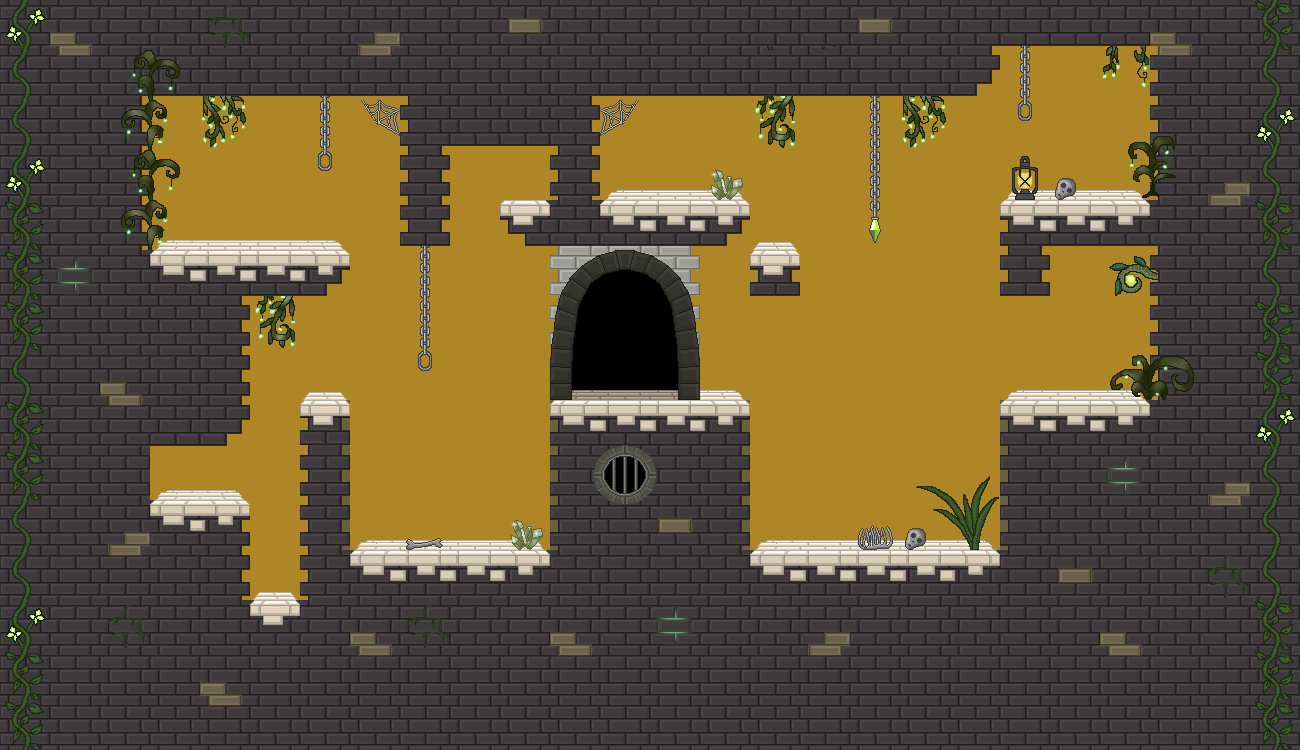

Tiled map render using the project's own tile images. Description and the map definition, with tile-layer contents summarised, below:
An orthogonal 26x15 tile map with 50x50 px tiles, 8 tile layers (BG 1, BG 2, BG 3, BG 4, ...), 2 hidden layers not drawn, 4 tilesets and 30 objects.

<map version="1.2" tiledversion="1.2.5" orientation="orthogonal" renderorder="right-down" width="26" height="15" tilewidth="50" tileheight="50" infinite="0" backgroundcolor="#af8626" nextlayerid="15" nextobjectid="195">
 <properties>
  <property name="backgroundlayers" value="-1.0,res/level/etozhideout/layer_inf.png" />
  <property name="dimming" value="0.4" />
  <property name="musicpath" value="res/music/cave.ogg" />
  <property name="tilesetpath" value="res/level/etozhideout/tileset_level_etozhideout.png" />
 </properties>
 <tileset firstgid="1" name="tileset_level_etozhideout" tilewidth="50" tileheight="50" spacing="2" margin="1" tilecount="784" columns="28">
  <image source="tileset_level_etozhideout.png" width="1500" height="1500" />
  <tile id="69">
   <objectgroup draworder="index" />
  </tile>
  <tile id="70">
   <objectgroup draworder="index" />
  </tile>
  <tile id="71">
   <properties>
    <property name="light" value="40,30,100,150,0.5" />
   </properties>
   <objectgroup draworder="index" />
   <animation>
    <frame tileid="71" duration="100" />
    <frame tileid="99" duration="100" />
    <frame tileid="127" duration="100" />
   </animation>
  </tile>
  <tile id="127">
   <properties>
    <property name="light" value="25,25,100,150,0.8" />
   </properties>
   <objectgroup draworder="index" />
  </tile>
  <tile id="132">
   <properties>
    <property name="light" value="25,15,150,100,1.0" />
   </properties>
   <objectgroup draworder="index" />
  </tile>
  <tile id="168">
   <properties>
    <property name="light" value="25,25,150,150,0.6" />
   </properties>
   <objectgroup draworder="index" />
  </tile>
  <tile id="177">
   <properties>
    <property name="light" value="25,25,100,100,0.5" />
   </properties>
   <objectgroup draworder="index" />
  </tile>
  <tile id="178">
   <properties>
    <property name="light" value="25,25,100,100,0.2" />
   </properties>
   <objectgroup draworder="index" />
  </tile>
  <tile id="229">
   <properties>
    <property name="light" value="25,25,100,100,0.3" />
   </properties>
   <objectgroup draworder="index" />
  </tile>
  <tile id="261">
   <properties>
    <property name="light" value="25,25,150,150,0.8" />
   </properties>
   <objectgroup draworder="index" />
  </tile>
  <tile id="300">
   <properties>
    <property name="light" value="25,30,100,150,1.0" />
   </properties>
   <objectgroup draworder="index" />
  </tile>
  <tile id="374">
   <properties>
    <property name="light" value="25,30,50,70,1.0" />
   </properties>
   <objectgroup draworder="index" />
  </tile>
  <tile id="377">
   <properties>
    <property name="light" value="50,25,100,100,0.4" />
   </properties>
   <objectgroup draworder="index" />
  </tile>
  <tile id="535">
   <properties>
    <property name="light" value="35,35,100,100,0.5" />
   </properties>
   <objectgroup draworder="index" />
  </tile>
  <tile id="536">
   <properties>
    <property name="light" value="30,30,100,100,0.5" />
   </properties>
   <objectgroup draworder="index" />
  </tile>
  <tile id="538">
   <properties>
    <property name="light" value="30,30,100,100,0.9" />
   </properties>
   <objectgroup draworder="index" />
  </tile>
  <tile id="567">
   <properties>
    <property name="light" value="20,30,100,100,0.9" />
   </properties>
   <objectgroup draworder="index" />
  </tile>
  <tile id="590">
   <properties>
    <property name="light" value="25,20,60,70,0.5" />
   </properties>
   <objectgroup draworder="index" />
  </tile>
  <tile id="594">
   <properties>
    <property name="light" value="30,20,150,150,0.9" />
   </properties>
   <objectgroup draworder="index" />
  </tile>
  <tile id="595">
   <properties>
    <property name="light" value="20,45,100,150,0.9" />
   </properties>
   <objectgroup draworder="index" />
  </tile>
  <tile id="596">
   <properties>
    <property name="light" value="15,40,100,100,0.9" />
   </properties>
   <objectgroup draworder="index" />
  </tile>
  <tile id="636">
   <properties>
    <property name="light" value="5,35,100,100,0.5" />
   </properties>
   <objectgroup draworder="index" />
  </tile>
  <tile id="637">
   <properties>
    <property name="light" value="35,35,100,100,0.5" />
   </properties>
   <objectgroup draworder="index" />
  </tile>
  <tile id="690">
   <properties>
    <property name="light" value="50,20,60,70,0.5" />
   </properties>
   <objectgroup draworder="index" />
  </tile>
 </tileset>
 <tileset firstgid="785" name="tileset_level_dynamic_tiles" tilewidth="50" tileheight="50" spacing="2" margin="1" tilecount="560" columns="40">
  <image source="../../convenience/tilesets/tileset_level_dynamic_tiles.png" width="2080" height="728" />
  <tile id="3">
   <properties>
    <property name="light" value="25,30,50,70,1.0" />
   </properties>
  </tile>
 </tileset>
 <tileset firstgid="1345" name="tileset_enemies" tilewidth="50" tileheight="50" spacing="2" margin="1" tilecount="50" columns="5">
  <image source="../../convenience/tilesets/tileset_enemies.png" width="260" height="520" />
 </tileset>
 <tileset firstgid="1395" name="spritesheet_levelitems" tilewidth="50" tileheight="50" tilecount="576" columns="24">
  <image source="../../convenience/tilesets/spritesheet_levelitems.png" width="1200" height="1200" />
  <tile id="0">
   <properties>
    <property name="id" value="fo_caveberry" />
   </properties>
  </tile>
  <tile id="1">
   <properties>
    <property name="id" value="mi_goldengoblet" />
   </properties>
  </tile>
  <tile id="2">
   <properties>
    <property name="id" value="go_onecoin" />
   </properties>
  </tile>
  <tile id="3">
   <properties>
    <property name="id" value="qe_letter" />
   </properties>
  </tile>
  <tile id="4">
   <properties>
    <property name="id" value="eq_rubyring" />
   </properties>
  </tile>
  <tile id="5">
   <properties>
    <property name="id" value="fo_physalis" />
   </properties>
  </tile>
  <tile id="6">
   <properties>
    <property name="id" value="mi_candleholder" />
   </properties>
  </tile>
  <tile id="25">
   <properties>
    <property name="id" value="fo_healingherb" />
   </properties>
  </tile>
  <tile id="26">
   <properties>
    <property name="id" value="fo_glowingshroom" />
   </properties>
  </tile>
  <tile id="27">
   <properties>
    <property name="id" value="go_threecoins" />
   </properties>
  </tile>
  <tile id="28">
   <properties>
    <property name="id" value="fo_water" />
   </properties>
  </tile>
  <tile id="48">
   <properties>
    <property name="id" value="fo_cheese" />
   </properties>
  </tile>
  <tile id="49">
   <properties>
    <property name="id" value="fo_bread" />
   </properties>
  </tile>
  <tile id="50">
   <properties>
    <property name="id" value="fo_lesserhealingpotion" />
   </properties>
  </tile>
  <tile id="51">
   <properties>
    <property name="id" value="fo_rawmeat" />
   </properties>
  </tile>
  <tile id="52">
   <properties>
    <property name="id" value="we_oathbreaker" />
   </properties>
  </tile>
  <tile id="54">
   <properties>
    <property name="id" value="eq_ironring" />
   </properties>
  </tile>
  <tile id="56">
   <properties>
    <property name="id" value="co_smallpouch" />
   </properties>
  </tile>
  <tile id="59">
   <properties>
    <property name="id" value="eq_stevenhelmet" />
   </properties>
  </tile>
  <tile id="72">
   <properties>
    <property name="id" value="fo_apple" />
   </properties>
  </tile>
  <tile id="73">
   <properties>
    <property name="id" value="mi_silverplate" />
   </properties>
  </tile>
  <tile id="75">
   <properties>
    <property name="id" value="fo_roastedmeat" />
   </properties>
  </tile>
  <tile id="76">
   <properties>
    <property name="id" value="we_simplesword" />
   </properties>
  </tile>
  <tile id="96">
   <properties>
    <property name="id" value="we_inconspicuousdagger" />
   </properties>
  </tile>
  <tile id="106">
   <properties>
    <property name="id" value="ke_sewerkey" />
   </properties>
  </tile>
  <tile id="107">
   <properties>
    <property name="id" value="ke_syrahbasement" />
   </properties>
  </tile>
  <tile id="120">
   <properties>
    <property name="id" value="fo_mediumhealingpotion" />
   </properties>
  </tile>
  <tile id="144">
   <properties>
    <property name="id" value="eq_wizardhatice" />
   </properties>
  </tile>
  <tile id="145">
   <properties>
    <property name="id" value="eq_wizardhatfire" />
   </properties>
  </tile>
 </tileset>
 <layer id="1" name="BG 1" width="26" height="15">
  <data>[390 cells, 286 non-empty, 32 distinct tile ids]</data>
 </layer>
 <layer id="2" name="BG 2" width="26" height="15">
  <data>[390 cells, 51 non-empty, 24 distinct tile ids]</data>
 </layer>
 <layer id="3" name="BG 3" width="26" height="15">
  <data>[390 cells, 46 non-empty, 15 distinct tile ids]</data>
 </layer>
 <layer id="4" name="BG 4" width="26" height="15">
  <data>[390 cells, 15 non-empty, 3 distinct tile ids]</data>
 </layer>
 <layer id="5" name="BG5" width="26" height="15">
  <data>[390 cells, 62 non-empty, 9 distinct tile ids]</data>
 </layer>
 <layer id="6" name="fluid" width="26" height="15" visible="0">
  <data>[390 cells, 27 non-empty, 1 distinct tile ids]</data>
 </layer>
 <layer id="7" name="item" width="26" height="15">
  <data>[390 cells, 0 non-empty, 0 distinct tile ids]</data>
 </layer>
 <layer id="8" name="LFG 2" width="26" height="15">
  <data>[390 cells, 63 non-empty, 20 distinct tile ids]</data>
 </layer>
 <layer id="9" name="FG 1" width="26" height="15">
  <data>[390 cells, 0 non-empty, 0 distinct tile ids]</data>
 </layer>
 <layer id="10" name="collidable" width="26" height="15" visible="0">
  <data>[390 cells, 259 non-empty, 1 distinct tile ids]</data>
 </layer>
 <objectgroup id="11" name="dynamic">
  <object id="162" gid="790" x="350" y="550" width="50" height="50" />
  <object id="163" gid="790" x="500" y="550" width="50" height="50" />
  <object id="164" gid="830" x="800" y="550" width="50" height="50" />
  <object id="165" gid="830" x="900" y="550" width="50" height="50" />
  <object id="166" gid="830" x="450" y="550" width="50" height="50" />
  <object id="167" gid="870" x="950" y="550" width="50" height="50" />
  <object id="168" gid="870" x="750" y="550" width="50" height="50" />
  <object id="169" gid="870" x="400" y="550" width="50" height="50" />
  <object id="170" gid="790" x="850" y="550" width="50" height="50" />
  <object id="172" gid="830" x="250" y="600" width="50" height="50" />
  <object id="178" gid="789" x="625" y="200" width="50" height="50">
   <properties>
    <property name="gold" value="20" />
    <property name="qe_tower_2" value="1" />
   </properties>
  </object>
  <object id="179" gid="789" x="175" y="250" width="50" height="50">
   <properties>
    <property name="gold" value="10" />
    <property name="qe_tower_1" value="1" />
   </properties>
  </object>
  <object id="180" gid="789" x="1075" y="400" width="50" height="50">
   <properties>
    <property name="gold" value="40" />
    <property name="qe_tower_4" value="1" />
   </properties>
  </object>
  <object id="181" gid="789" x="1075" y="200" width="50" height="50">
   <properties>
    <property name="gold" value="30" />
    <property name="qe_tower_3" value="1" />
   </properties>
  </object>
  <object id="182" gid="786" x="700" y="350" width="50" height="50" />
  <object id="183" gid="786" x="700" y="400" width="50" height="50" />
  <object id="185" gid="786" x="300" y="350" width="50" height="50" />
  <object id="186" gid="786" x="300" y="350" width="50" height="50" />
  <object id="187" gid="786" x="300" y="400" width="50" height="50" />
  <object id="188" gid="792" x="500" y="200" width="50" height="50" />
  <object id="189" gid="884" x="600" y="500" width="50" height="50">
   <properties>
    <property name="color" value="green" />
   </properties>
  </object>
  <object id="190" gid="868" x="75" y="162.5" width="50" height="50">
   <properties>
    <property name="color" value="green" />
   </properties>
  </object>
  <object id="191" gid="868" x="1187.5" y="325" width="50" height="50">
   <properties>
    <property name="color" value="red" />
   </properties>
  </object>
  <object id="192" gid="868" x="1187.5" y="150" width="50" height="50">
   <properties>
    <property name="color" value="orange" />
   </properties>
  </object>
  <object id="193" gid="868" x="625" y="50" width="50" height="50">
   <properties>
    <property name="color" value="yellow" />
   </properties>
  </object>
  <object id="194" gid="844" x="850" y="250" width="50" height="50">
   <properties>
    <property name="color" value="green" />
   </properties>
  </object>
 </objectgroup>
 <objectgroup id="12" name="lever 1">
  <object id="173" gid="954" x="150" y="500" width="50" height="50" />
  <object id="176" gid="915" x="1000" y="350" width="50" height="50" />
  <object id="177" gid="915" x="1000" y="400" width="50" height="50" />
 </objectgroup>
 <objectgroup id="13" name="enemy" />
 <objectgroup id="14" name="trigger">
  <object id="21" x="600" y="300" width="50" height="104.5">
   <properties>
    <property name="keyguarded" value="" />
    <property name="map entry" value="res/map/gandriasewers/gandriasewers.tmx,1865,250" />
    <property name="persistent" value="" />
   </properties>
  </object>
 </objectgroup>
</map>
